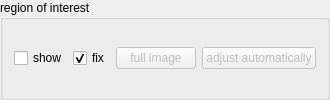
            <widget class="QGroupBox" name="groupBox_2">
             <property name="sizePolicy">
              <sizepolicy hsizetype="Preferred" vsizetype="Preferred">
               <horstretch>0</horstretch>
               <verstretch>0</verstretch>
              </sizepolicy>
             </property>
             <property name="minimumSize">
              <size>
               <width>0</width>
               <height>44</height>
              </size>
             </property>
             <property name="maximumSize">
              <size>
               <width>999</width>
               <height>16777215</height>
              </size>
             </property>
             <property name="title">
              <string>region of interest</string>
             </property>
             <property name="checkable">
              <bool>false</bool>
             </property>
             <layout class="QHBoxLayout" name="horizontalLayout_24">
              <item>
               <widget class="QCheckBox" name="roiShow">
                <property name="text">
                 <string>show</string>
                </property>
               </widget>
              </item>
              <item>
               <widget class="QCheckBox" name="roiFix">
                <property name="text">
                 <string>fix</string>
                </property>
                <property name="checked">
                 <bool>true</bool>
                </property>
               </widget>
              </item>
              <item>
               <widget class="QPushButton" name="recoRoiToFullImageSize">
                <property name="enabled">
                 <bool>false</bool>
                </property>
                <property name="toolTip">
                 <string>sets the recognition ROI such that it includes the full image</string>
                </property>
                <property name="text">
                 <string>full image</string>
                </property>
               </widget>
              </item>
              <item>
               <widget class="QPushButton" name="recoRoiAdjustAutomatically">
                <property name="enabled">
                 <bool>false</bool>
                </property>
                <property name="toolTip">
                 <string>sets the size of the recognition ROI to: tracking ROI - head size </string>
                </property>
                <property name="text">
                 <string>adjust automatically</string>
                </property>
               </widget>
              </item>
             </layout>
            </widget>
